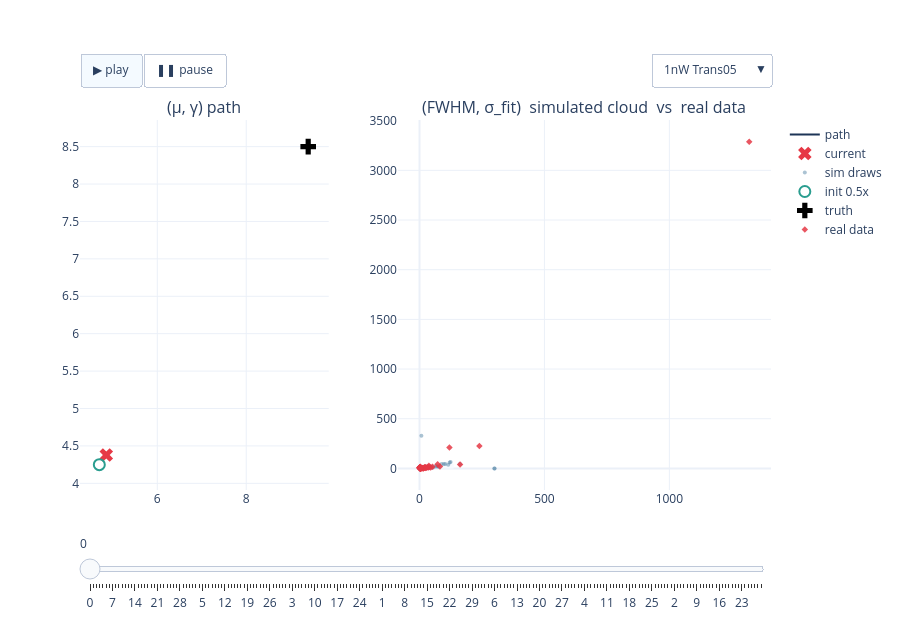

Notebook source saved alongside this figure:
### Code cell
# FIG 1a — 1nW interactive: path + cloud, experiment dropdown + play/slider   (22a verbatim)
fig_1nW = build_power_figure(RESULTS, '1nW')
if fig_1nW is not None:
    _h = os.path.join(REPO_ROOT, 'notebooks', '24_realdata_accuracy', '24p-fig1a-1nW-paths-clouds.html')
    fig_1nW.write_html(_h, include_plotlyjs='cdn', config=CONFIG_PLOT)
    print('wrote', _h, f'({os.path.getsize(_h)/1e6:.1f} MB)')
    fig_1nW.show(config=CONFIG_PLOT)
